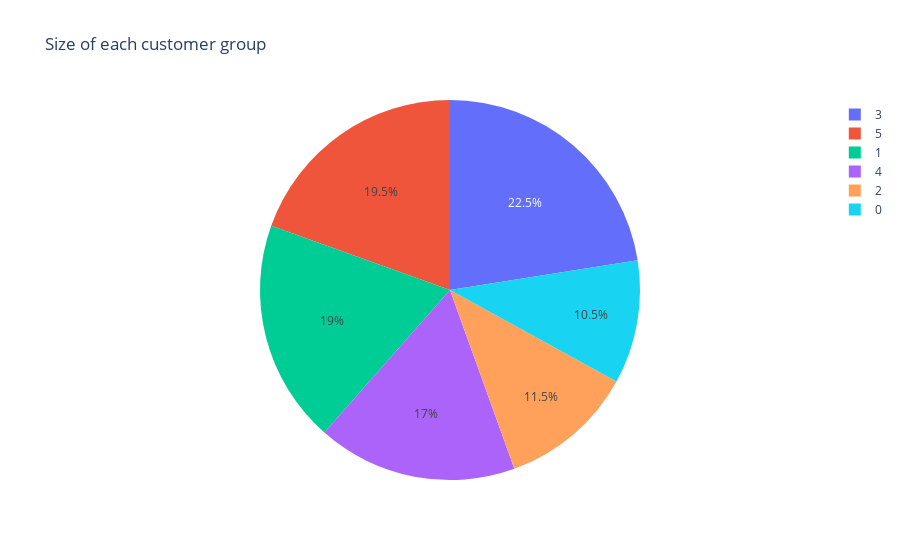

The notebook cell saved with this chart:
### Markdown cell above
## From this polar line chart, we see 6 possible different types of customers.  
### label 0: 'The poor' These customers are middle aged adults, with very low annual income and very low spending score <br>  label 1: 'The conservative' These customers are young adults, with low annual income and low spending score <br>label 2: 'The overspender' These customers are young adults, with low annual income but very high spending score <br>  <br>label 4: 'The thrifty' These customers are middle-aged adults, with high annual income and very low spending score <br>  label 5: 'The rich' These customers are young adults, with very high annual income and very high spending score <br>   Labels 2 and 5 have the highest spending score.

### Code cell
# Size of each group
pie=df_scaled_new.groupby('label').size().reset_index()
pie.columns=['label','value']
px.pie(pie,values='value',names='label', title='Size of each customer group')

### Figure 1 — Plotly figure (JSON) as saved in the notebook; plotly's stock layout.template omitted (floating-point values rounded to 4 significant figures)
{"data": [{"domain": {"x": [0, 1], "y": [0, 1]}, "hovertemplate": "label=%{label}<br>value=%{value}<extra></extra>", "labels": [0, 1, 2, 3, 4, 5], "legendgroup": "", "name": "", "showlegend": true, "type": "pie", "values": [21, 38, 23, 45, 34, 39]}], "layout": {"legend": {"tracegroupgap": 0}, "title": {"text": "Size of each customer group"}}}
